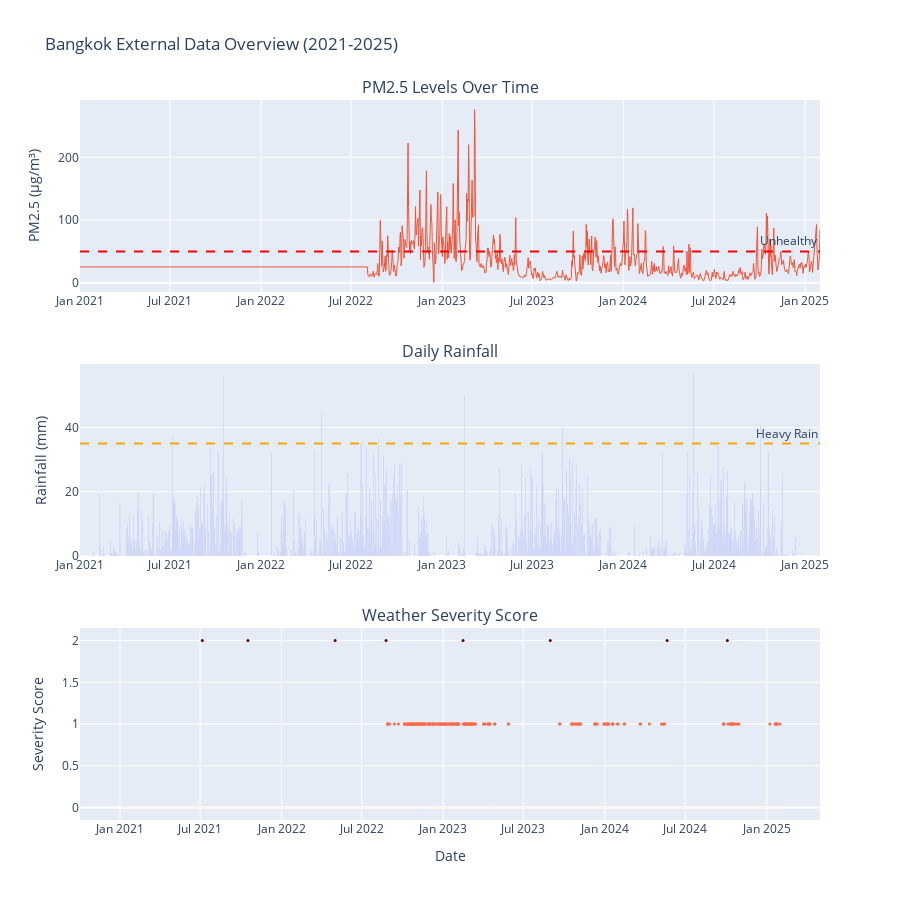

Notebook code cell kept with this figure:
### Markdown cell above
## Step 6: Visualize External Data

### Code cell
import plotly.express as px
import plotly.graph_objects as go
from plotly.subplots import make_subplots

# Create multi-panel visualization
fig = make_subplots(
    rows=3, cols=1,
    subplot_titles=('PM2.5 Levels Over Time', 'Daily Rainfall', 'Weather Severity Score'),
    vertical_spacing=0.1
)

# PM2.5
fig.add_trace(
    go.Scatter(x=df_external['date'], y=df_external['pm25_avg'],
               mode='lines', name='PM2.5 Avg',
               line=dict(color='#EF553B', width=1)),
    row=1, col=1
)
fig.add_hline(y=50, line_dash="dash", line_color="red", 
              annotation_text="Unhealthy", row=1, col=1)

# Rainfall
fig.add_trace(
    go.Bar(x=df_external['date'], y=df_external['rainfall_mm'],
           name='Rainfall', marker_color='#636EFA'),
    row=2, col=1
)
fig.add_hline(y=35, line_dash="dash", line_color="orange",
              annotation_text="Heavy Rain", row=2, col=1)

# Weather Severity
fig.add_trace(
    go.Scatter(x=df_external['date'], y=df_external['weather_severity'],
               mode='markers', name='Severity',
               marker=dict(size=3, color=df_external['weather_severity'],
                          colorscale='Reds')),
    row=3, col=1
)

fig.update_xaxes(title_text="Date", row=3, col=1)
fig.update_yaxes(title_text="PM2.5 (μg/m³)", row=1, col=1)
fig.update_yaxes(title_text="Rainfall (mm)", row=2, col=1)
fig.update_yaxes(title_text="Severity Score", row=3, col=1)

fig.update_layout(height=900, title_text="Bangkok External Data Overview (2021-2025)",
                 showlegend=False)
fig.show()

### Figure 1 — Plotly figure (JSON) as saved in the notebook; plotly's stock layout.template omitted (floating-point values rounded to 4 significant figures; data arrays with more than 128 entries replaced by an {"elided": "..."} marker saying what was removed)
{"data": [{"line": {"color": "#EF553B", "width": 1}, "mode": "lines", "name": "PM2.5 Avg", "type": "scatter", "x": {"elided": "1492 str values"}, "xaxis": "x", "y": {"elided": "1492 float values"}, "yaxis": "y"}, {"marker": {"color": "#636EFA"}, "name": "Rainfall", "type": "bar", "x": {"elided": "1492 str values"}, "xaxis": "x2", "y": {"elided": "1492 float values"}, "yaxis": "y2"}, {"marker": {"color": {"elided": "1492 int values"}, "colorscale": [[0, "rgb(255,245,240)"], [0.125, "rgb(254,224,210)"], [0.25, "rgb(252,187,161)"], [0.375, "rgb(252,146,114)"], [0.5, "rgb(251,106,74)"], [0.625, "rgb(239,59,44)"], [0.75, "rgb(203,24,29)"], [0.875, "rgb(165,15,21)"], [1, "rgb(103,0,13)"]], "size": 3}, "mode": "markers", "name": "Severity", "type": "scatter", "x": {"elided": "1492 str values"}, "xaxis": "x3", "y": {"elided": "1492 int values"}, "yaxis": "y3"}], "layout": {"annotations": [{"font": {"size": 16}, "showarrow": false, "text": "PM2.5 Levels Over Time", "x": 0.5, "xanchor": "center", "xref": "paper", "y": 1, "yanchor": "bottom", "yref": "paper"}, {"font": {"size": 16}, "showarrow": false, "text": "Daily Rainfall", "x": 0.5, "xanchor": "center", "xref": "paper", "y": 0.6333, "yanchor": "bottom", "yref": "paper"}, {"font": {"size": 16}, "showarrow": false, "text": "Weather Severity Score", "x": 0.5, "xanchor": "center", "xref": "paper", "y": 0.2667, "yanchor": "bottom", "yref": "paper"}, {"showarrow": false, "text": "Unhealthy", "x": 1, "xanchor": "right", "xref": "x domain", "y": 50, "yanchor": "bottom", "yref": "y"}, {"showarrow": false, "text": "Heavy Rain", "x": 1, "xanchor": "right", "xref": "x2 domain", "y": 35, "yanchor": "bottom", "yref": "y2"}], "height": 900, "shapes": [{"line": {"color": "red", "dash": "dash"}, "type": "line", "x0": 0, "x1": 1, "xref": "x domain", "y0": 50, "y1": 50, "yref": "y"}, {"line": {"color": "orange", "dash": "dash"}, "type": "line", "x0": 0, "x1": 1, "xref": "x2 domain", "y0": 35, "y1": 35, "yref": "y2"}], "showlegend": false, "title": {"text": "Bangkok External Data Overview (2021-2025)"}, "xaxis": {"anchor": "y", "domain": [0, 1]}, "xaxis2": {"anchor": "y2", "domain": [0, 1]}, "xaxis3": {"anchor": "y3", "domain": [0, 1], "title": {"text": "Date"}}, "yaxis": {"anchor": "x", "domain": [0.7333, 1], "title": {"text": "PM2.5 (μg/m³)"}}, "yaxis2": {"anchor": "x2", "domain": [0.3667, 0.6333], "title": {"text": "Rainfall (mm)"}}, "yaxis3": {"anchor": "x3", "domain": [0, 0.2667], "title": {"text": "Severity Score"}}}}
